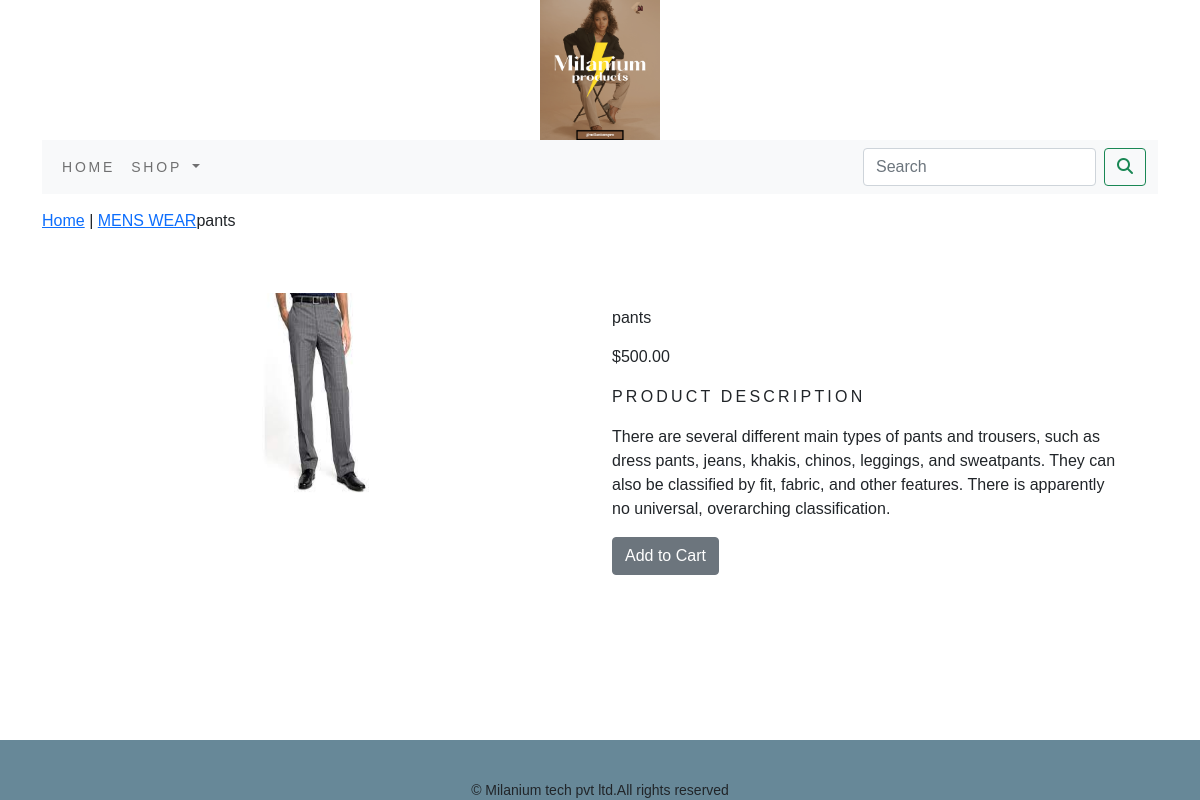
/shop/mens-wear/pant/, run on the app's committed database.
### ecommerceapp/models.py (models this page shows, shortened)
class Product(models.Model):
    name = models.CharField(max_length=250, unique=True)
    slug = models.SlugField(max_length=250, unique=True)
    description = models.TextField(blank=True)
    price = models.DecimalField(max_digits=10, decimal_places=2)
    category = models.ForeignKey(Category, on_delete=models.CASCADE)
    img = models.ImageField(upload_to='product', blank=True)
    stock = models.IntegerField()
    available = models.BooleanField(default=True)
    created = models.DateTimeField(auto_now_add=True)
    updated = models.DateTimeField(auto_now=True)
    class Meta:
        ordering = ('name',)
        verbose_name = 'product'
        verbose_name_plural = 'products'

class Category(models.Model):
    name = models.CharField(max_length=250, unique=True)
    slug = models.SlugField(max_length=250, unique=True)
    description = models.TextField(blank=True)
    image = models.ImageField(upload_to='category', blank=True)
    class Meta:
        ordering = ('name',)
        verbose_name = 'category'
        verbose_name_plural = 'categorise'
    def get_url(self):
        return reverse('ecommerceapp:products_by_category', args=[self.slug])
    def __str__(self):
        return '{}'.format(self.name)

### ecommerceapp/views.py (the view)
# urls.py: path('<slug:c_slug>/<slug:product_slug>/',views.proDetail,name='prodCatdetail')
def proDetail(request, c_slug, product_slug):
    try:
        product = Product.objects.get(category__slug=c_slug, slug=product_slug)
    except Exception as e:
        raise e
    return render(request, 'product.html', {'product': product})

### cart/context_processors.py (called while the page is built)
def counter(request):
    item_count=0
    if 'admin' in request.path:
        return {}
    else:
        try:
            cart=Cart.objects.filter(cart_id=_cart_id(request))
            cart_items=CartItem.objects.all().filter(cart=cart[:1])
            for cart_item in cart_items:
                item_count += cart_item.quantity
        except Cart.DoesNotExist:
            item_count=0
    return dict(item_count=item_count)

### cart/views.py (called while the page is built)
def _cart_id(request):
    cart = request.session.session_key
    if not cart:
        cart = request.session.create()
    return cart

### ecommerceapp/context_processors.py (called while the page is built)
def menu_links(request):
    links=Category.objects.all()
    return dict(links=links)

### templates/product.html (shortened to what this page needs)
{% extends 'base.html' %}
{% load static %}
{% block content %}
<div class="row my_prod_row_class">
    <div class="">
        <p> <a href="{% url 'ecommerceapp:allProdCat' %}">Home</a> | <a href="{{product.category.get_url}}">{{product.category}}</a>{{product.name}}</p>
    </div>
</div>
<div class="container">
<br>
<div class="row">
    <div class="col-12 col-sm-12 col-md-12 col-lg-6 text-center">
        <div style="min-width:18rem;">
            <img src="{{product.img.url}}" alt="{{product.name}}" width="150px;" height="200px;">
        </div>
    </div>
    <div class="col-12 col-sm-12 col-md-12 col-lg-6">
        <div>
        <h1 class="my_prod_title">{{product.name}}</h1>
        <p>${{product.price}}</p>
        <p class="my_title">Product Description</p>
        <p class="text-justify my_prod_text">{{product.description}}</p>
        {% if product.stock <= 0 %}
        <p class="text-justify my_prod_text"><b>Out of Stock</b></p>
        {% else %}
        <a class="btn btn-secondary" href="{% url 'cart:add_cart' product.id %}">Add to Cart</a>
        {% endif %}
    </div>
</div>
    </div>
</div>
{% endblock %}

### static/css/custom.css (style rules this page uses)
body { font-family: 'Raleway', sans-serif; }
.my_title { font-size:16px; text-transform:uppercase; letter-spacing:.2em; }
.my_prod_row_class { padding-top:15px; padding-bottom:20px; }
.my_prod_title { font-size:16px; text_transform:uppercase; letter_spacing:.2em; padding-top:15px; padding-bottom:10px; }
.my_prod_text { padding-right:20px; }

### data on the page
Product: category "MENS WEAR", name "pants", img (picture), price "500.00", description "There are several different main types of pants and trousers, such as dress pants, jeans, khakis, chinos, leggings, and sweatpants. They can also be classified by fit, fabric, and other features. There is apparently no universal, overarching classification."
